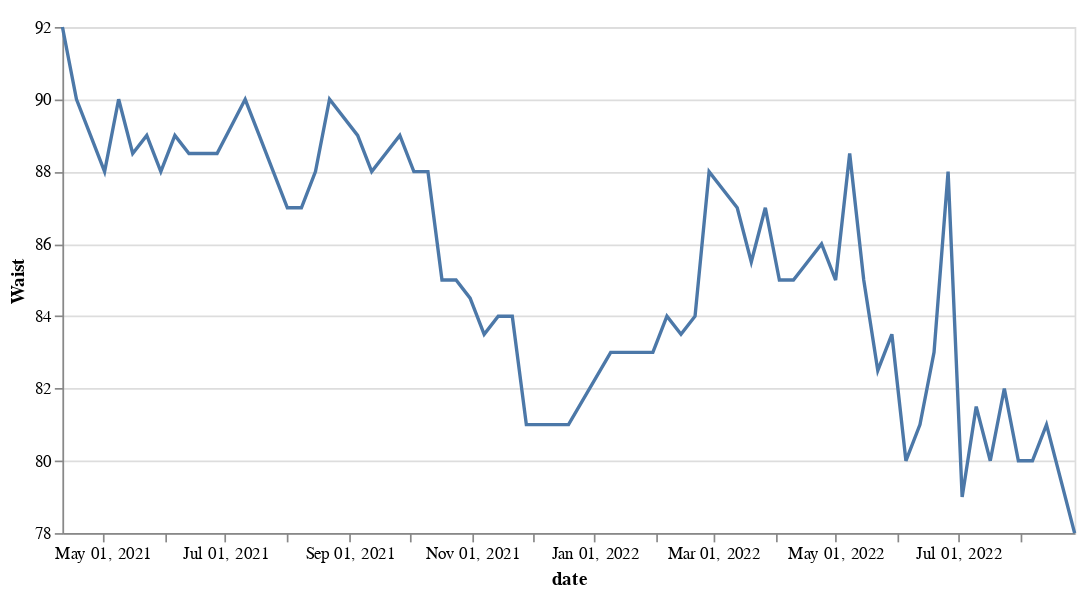

Notebook code for this chart:
### Code cell
# Waist (lower is better)
chart = make_chart_with_hover_tool_tip(10)

chart

### Figure 1 — Vega-Lite specification as saved in the notebook (floating-point values rounded to 4 significant figures)
{"$schema": "https://vega.github.io/schema/vega-lite/v4.17.0.json", "config": {"view": {"continuousHeight": 300, "continuousWidth": 400}}, "data": {"name": "data-288610555ccefba1966a945b995354a2"}, "datasets": {"data-288610555ccefba1966a945b995354a2": [{"Waist": 92, "date": "2021-04-11T00:00:00"}, {"Waist": 90, "date": "2021-04-18T00:00:00"}, {"Waist": 89, "date": "2021-04-25T00:00:00"}, {"Waist": 88, "date": "2021-05-02T00:00:00"}, {"Waist": 90, "date": "2021-05-09T00:00:00"}, {"Waist": 88.5, "date": "2021-05-16T00:00:00"}, {"Waist": 89, "date": "2021-05-23T00:00:00"}, {"Waist": 88, "date": "2021-05-30T00:00:00"}, {"Waist": 89, "date": "2021-06-06T00:00:00"}, {"Waist": 88.5, "date": "2021-06-13T00:00:00"}, {"Waist": 88.5, "date": "2021-06-20T00:00:00"}, {"Waist": 88.5, "date": "2021-06-27T00:00:00"}, {"Waist": null, "date": "2021-07-04T00:00:00"}, {"Waist": 90, "date": "2021-07-11T00:00:00"}, {"Waist": 89, "date": "2021-07-18T00:00:00"}, {"Waist": 88, "date": "2021-07-25T00:00:00"}, {"Waist": 87, "date": "2021-08-01T00:00:00"}, {"Waist": 87, "date": "2021-08-08T00:00:00"}, {"Waist": 88, "date": "2021-08-15T00:00:00"}, {"Waist": 90, "date": "2021-08-22T00:00:00"}, {"Waist": 89, "date": "2021-09-05T00:00:00"}, {"Waist": 88, "date": "2021-09-12T00:00:00"}, {"Waist": 88.5, "date": "2021-09-19T00:00:00"}, {"Waist": 89, "date": "2021-09-26T00:00:00"}, {"Waist": 88, "date": "2021-10-03T00:00:00"}, {"Waist": 88, "date": "2021-10-10T00:00:00"}, {"Waist": 85, "date": "2021-10-17T00:00:00"}, {"Waist": 85, "date": "2021-10-24T00:00:00"}, {"Waist": 84.5, "date": "2021-10-31T00:00:00"}, {"Waist": 83.5, "date": "2021-11-07T00:00:00"}, {"Waist": 84, "date": "2021-11-14T00:00:00"}, {"Waist": 84, "date": "2021-11-21T00:00:00"}, {"Waist": 81, "date": "2021-11-28T00:00:00"}, {"Waist": 81, "date": "2021-12-12T00:00:00"}, {"Waist": 81, "date": "2021-12-19T00:00:00"}, {"Waist": 83, "date": "2022-01-09T00:00:00"}, {"Waist": 83, "date": "2022-01-30T00:00:00"}, {"Waist": 84, "date": "2022-02-06T00:00:00"}, {"Waist": 83.5, "date": "2022-02-13T00:00:00"}, {"Waist": 84, "date": "2022-02-20T00:00:00"}, {"Waist": 88, "date": "2022-02-27T00:00:00"}, {"Waist": 87.5, "date": "2022-03-06T00:00:00"}, {"Waist": 87, "date": "2022-03-13T00:00:00"}, {"Waist": 85.5, "date": "2022-03-20T00:00:00"}, {"Waist": 87, "date": "2022-03-27T00:00:00"}, {"Waist": 85, "date": "2022-04-03T00:00:00"}, {"Waist": 85, "date": "2022-04-10T00:00:00"}, {"Waist": null, "date": "2022-04-17T00:00:00"}, {"Waist": 86, "date": "2022-04-24T00:00:00"}, {"Waist": 85, "date": "2022-05-01T00:00:00"}, {"Waist": 88.5, "date": "2022-05-08T00:00:00"}, {"Waist": 85, "date": "2022-05-15T00:00:00"}, {"Waist": 82.5, "date": "2022-05-22T00:00:00"}, {"Waist": 83.5, "date": "2022-05-29T00:00:00"}, {"Waist": 80, "date": "2022-06-05T00:00:00"}, {"Waist": 81, "date": "2022-06-12T00:00:00"}, {"Waist": 83, "date": "2022-06-19T00:00:00"}, {"Waist": 88, "date": "2022-06-26T00:00:00"}, {"Waist": 79, "date": "2022-07-03T00:00:00"}, {"Waist": 81.5, "date": "2022-07-10T00:00:00"}, {"Waist": 80, "date": "2022-07-17T00:00:00"}, {"Waist": 82, "date": "2022-07-24T00:00:00"}, {"Waist": 80, "date": "2022-07-31T00:00:00"}, {"Waist": 80, "date": "2022-08-07T00:00:00"}, {"Waist": 81, "date": "2022-08-14T00:00:00"}, {"Waist": 79.5, "date": "2022-08-21T00:00:00"}, {"Waist": 78, "date": "2022-08-28T00:00:00"}]}, "height": 300, "layer": [{"encoding": {"tooltip": [{"field": "date", "type": "temporal"}, {"field": "Waist", "type": "quantitative"}], "x": {"axis": {"grid": false}, "field": "date", "sort": "-x", "timeUnit": "yearmonthdate", "title": "date", "type": "temporal"}, "y": {"field": "Waist", "impute": {"frame": [-1, 1], "method": "mean"}, "scale": {"zero": false}, "title": "Waist", "type": "quantitative"}}, "mark": "line"}, {"encoding": {"opacity": {"value": 0}, "x": {"axis": {"grid": false}, "field": "date", "sort": "-x", "timeUnit": "yearmonthdate", "title": "date", "type": "temporal"}}, "mark": "point", "selection": {"selector026": {"empty": "none", "fields": ["date"], "nearest": true, "on": "mouseover", "type": "single"}}}, {"encoding": {"opacity": {"condition": {"selection": "selector026", "value": 1}, "value": 0}, "tooltip": [{"field": "date", "type": "temporal"}, {"field": "Waist", "type": "quantitative"}], "x": {"axis": {"grid": false}, "field": "date", "sort": "-x", "timeUnit": "yearmonthdate", "title": "date", "type": "temporal"}, "y": {"field": "Waist", "impute": {"frame": [-1, 1], "method": "mean"}, "scale": {"zero": false}, "title": "Waist", "type": "quantitative"}}, "mark": "point"}, {"encoding": {"x": {"axis": {"grid": false}, "field": "date", "sort": "-x", "timeUnit": "yearmonthdate", "title": "date", "type": "temporal"}}, "mark": {"color": "gray", "type": "rule"}, "transform": [{"filter": {"selection": "selector026"}}]}, {"encoding": {"text": {"condition": {"field": "Waist", "selection": "selector026", "type": "quantitative"}, "value": " "}, "tooltip": [{"field": "date", "type": "temporal"}, {"field": "Waist", "type": "quantitative"}], "x": {"axis": {"grid": false}, "field": "date", "sort": "-x", "timeUnit": "yearmonthdate", "title": "date", "type": "temporal"}, "y": {"field": "Waist", "impute": {"frame": [-1, 1], "method": "mean"}, "scale": {"zero": false}, "title": "Waist", "type": "quantitative"}}, "mark": {"align": "left", "dx": 5, "dy": -5, "type": "text"}}], "width": 600}
